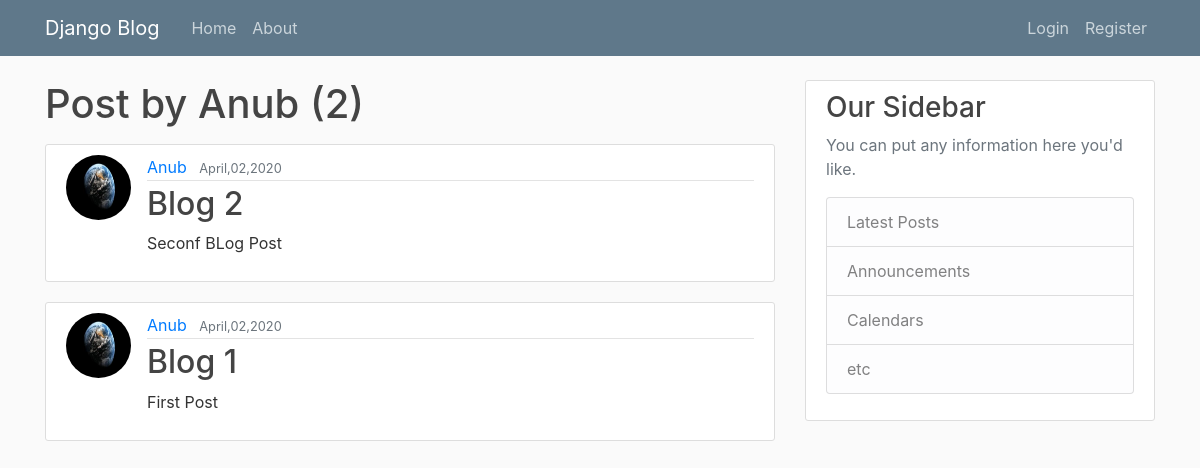
The app's page /user/Anub, older data.
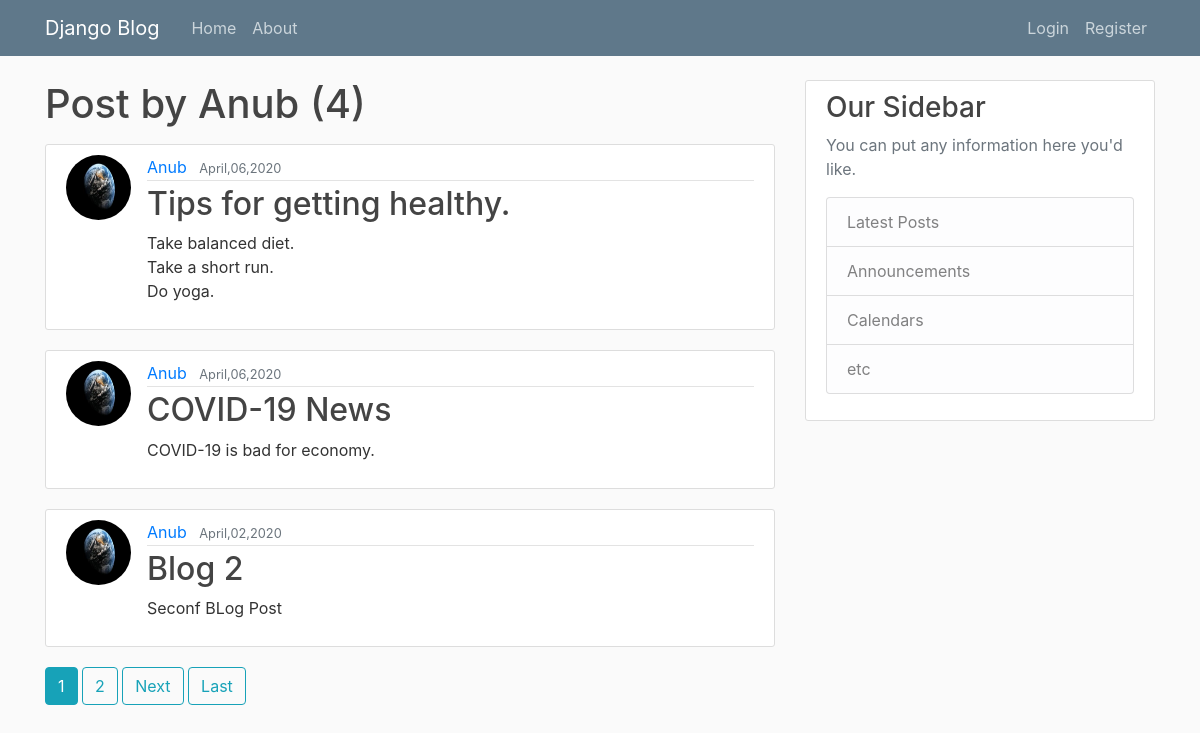
The same page, newer data.
### blog/models.py (models this page shows, shortened)
class Post(models.Model):
    title= models.CharField(max_length=100)
    content= models.TextField()
    date_posted =models.DateTimeField(default=timezone.now)
    author = models.ForeignKey(User,on_delete=models.CASCADE)

### users/models.py (models this page shows, shortened)
class Profile(models.Model):
    user=models.OneToOneField(User,on_delete=models.CASCADE)
    image= models.ImageField(default='default.jpg',upload_to='profile_pics')

### blog/views.py (the view)
# urls.py: path('user/<str:username>', UserPostListView.as_view(), name='user-posts'),
class UserPostListView(ListView):
    model = Post
    template_name = 'blog/user_posts.html'  # <app>/<model>_<viewtype>.html
    context_object_name = 'posts'
    paginate_by = 3
    def get_queryset(self):
        user = get_object_or_404(User, username=self.kwargs.get('username'))
        return Post.objects.filter(author=user).order_by('-date_posted')

### blog/templates/blog/user_posts.html (shortened to what this page needs)
{% extends "blog/base.html"%}
{%block content%}
<h1 class="mb-3">Post by {{ view.kwargs.username}} ({{ page_obj.paginator.count }})</h1>
    {% for post in posts%}
        <article class="media content-section"  >
          <img  class="rounded-circle article-img" src="{{post.author.profile.image.url}}"  >
          <div class="media-body">
            <div class="article-metadata">
              <a class="mr-2" href="{% url 'user-posts' post.author.username %}">{{ post.author }}</a>
              <small class="text-muted">{{ post.date_posted | date:"F,d,Y"}}</small>
            </div>
            <h2><a class="article-title" href="{%url 'post-detail' post.id %}">{{ post.title }}</a></h2>
            <p class="article-content">{{ post.content }}</p>
          </div>
        </article>
    {% endfor %}
    {% if is_paginated %}
      {% for num in page_obj.paginator.page_range %}
        {% if page_obj.number == num %}
          <a class="btn btn-info mb-4" href="?page={{ num }}">{{ num }}</a>
        {% elif num > page_obj.number|add:'-3' and num < page_obj.number|add:'3' %}
          <a class="btn btn-outline-info mb-4" href="?page={{ num }}">{{ num }}</a>
        {% endif %}
      {% endfor %}
      {% if page_obj.has_next %}
        <a class="btn btn-outline-info mb-4" href="?page={{ page_obj.next_page_number }}">Next</a>
        <a class="btn btn-outline-info mb-4" href="?page={{ page_obj.paginator.num_pages }}">Last</a>
      {% endif %}
    {% endif %}
{% endblock content %}

### blog/templates/blog/base.html (shortened to what this page needs)
{% load static %}
<!DOCTYPE html>
<html>
<head>
    <link rel="stylesheet" href="https://maxcdn.bootstrapcdn.com/bootstrap/4.0.0/css/bootstrap.min.css">
    <link rel="stylesheet" type="text/css" href="{% static 'blog/bootstrap.min.css' %}">
</head>
<body>
    <header class="site-header">
      <nav class="navbar navbar-expand-md navbar-dark bg-steel fixed-top">
        <div class="container">
          <a class="navbar-brand mr-4" href="{% url 'blog-home' %}">Django Blog</a>
          <div class="collapse navbar-collapse" id="navbarToggle">
            <div class="navbar-nav mr-auto">
              <a class="nav-item nav-link" href="{% url 'blog-home' %}">Home</a>
              <a class="nav-item nav-link" href="{% url 'blog-about' %}">About</a>
            </div>
            <div class="navbar-nav">
              {% if user.is_authenticated %}
              <a class="nav-item nav-link" href="{% url 'post-create' %}">New Post</a>
              <a class="nav-item nav-link" href="{% url 'profile' %}">Profile</a>
              <a class="nav-item nav-link" href="{% url 'logout' %}">Logout</a>
              {% else %}
              <a class="nav-item nav-link" href="{% url 'login' %}">Login</a>
              <a class="nav-item nav-link" href="{% url 'register' %}">Register</a>
              {% endif%}
            </div>
          </div>
        </div>
      </nav>
    </header>
    <main role="main" class="container">
      <div class="row">
        <div class="col-md-8">
          {% block content %}{% endblock %}
        </div>
        <div class="col-md-4">
          <div class="content-section">
            <h3>Our Sidebar</h3>
            <p class='text-muted'>You can put any information here you'd like.
              <ul class="list-group">
                <li class="list-group-item list-group-item-light">Latest Posts</li>
                <li class="list-group-item list-group-item-light">Announcements</li>
                <li class="list-group-item list-group-item-light">Calendars</li>
                <li class="list-group-item list-group-item-light">etc</li>
              </ul>
            </p>
          </div>
        </div>
      </div>
    </main>
</body>
</html>

Row changes from the older to the newer data that the page shows:
no longer on this page (row unchanged): Post: author.profile.image (picture), author "Anub", date_posted "April,02,2020", title "Blog 1", content "First Post"
added Post: author.profile.image (picture), author "Anub", date_posted "April,06,2020", title "Tips for getting healthy.", content "Take balanced diet. Take a short run. Do yoga."
added Post: author.profile.image (picture), author "Anub", date_posted "April,06,2020", title "COVID-19 News", content "COVID-19 is bad for economy."
Text that changed along with them:
{{ page_obj.paginator.count }}: "2" → "4"
new list line: "1"
new list line: "2"
text now shown: "Next Last"
